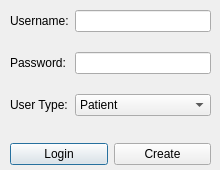
<?xml version="1.0" encoding="UTF-8"?>
<ui version="4.0">
 <class>LoginWindow</class>
 <widget class="QDialog" name="LoginWindow">
  <property name="geometry">
   <rect>
    <x>0</x>
    <y>0</y>
    <width>220</width>
    <height>170</height>
   </rect>
  </property>
  <property name="windowTitle">
   <string>Dialog</string>
  </property>
  <widget class="QWidget" name="verticalLayoutWidget">
   <property name="geometry">
    <rect>
     <x>10</x>
     <y>10</y>
     <width>201</width>
     <height>155</height>
    </rect>
   </property>
   <layout class="QVBoxLayout" name="verticalLayout">
    <item>
     <layout class="QFormLayout" name="formLayout">
      <property name="verticalSpacing">
       <number>20</number>
      </property>
      <item row="0" column="0">
       <widget class="QLabel" name="label">
        <property name="text">
         <string>Username:</string>
        </property>
       </widget>
      </item>
      <item row="1" column="0">
       <widget class="QLabel" name="label_2">
        <property name="text">
         <string>Password:</string>
        </property>
       </widget>
      </item>
      <item row="1" column="1">
       <widget class="QLineEdit" name="passwordEdit"/>
      </item>
      <item row="2" column="0">
       <widget class="QLabel" name="label_3">
        <property name="text">
         <string>User Type:</string>
        </property>
       </widget>
      </item>
      <item row="2" column="1">
       <widget class="QComboBox" name="userType">
        <item>
         <property name="text">
          <string>Patient</string>
         </property>
        </item>
        <item>
         <property name="text">
          <string>Technician</string>
         </property>
        </item>
        <item>
         <property name="text">
          <string>Admin</string>
         </property>
        </item>
       </widget>
      </item>
      <item row="0" column="1">
       <widget class="QLineEdit" name="usernameEdit"/>
      </item>
     </layout>
    </item>
    <item>
     <layout class="QHBoxLayout" name="horizontalLayout">
      <item>
       <widget class="QPushButton" name="loginButton">
        <property name="text">
         <string>Login</string>
        </property>
       </widget>
      </item>
      <item>
       <widget class="QPushButton" name="createButton">
        <property name="text">
         <string>Create</string>
        </property>
       </widget>
      </item>
     </layout>
    </item>
   </layout>
  </widget>
 </widget>
 <resources/>
 <connections/>
</ui>
